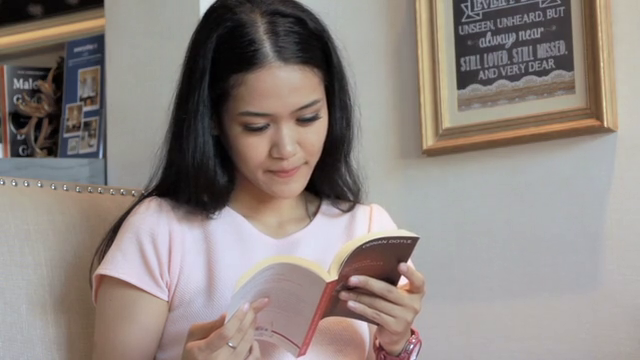
#> input picture frame 37 of eye_detection/eye_detection_in_video.mp4, 640 x 360 px, given in place of hsv.mp4, which was not available
$ python object_detection_with_HSV.py
#> lines starting #> are read from the running program, lines starting #| are printed output that depends on the picture; after the words box and inside, x2 and y2 are one past the last pixel; in counts of white or black regions, pixels touching at a corner belong together; pictures that were not available may be replaced by others from this repository, and a replacement may not be noted
# here we will write a code that will only follow the eraser in the video called hsv.mp4. The focus of the code we will write will be the eraser.
import cv2
import numpy as np

def nothing(x): # we do this just to avoid errors

    pass

cap = cv2.VideoCapture("C:\PycharmProjects\Opencv\HSV_ile_nesne_saptama\hsv.mp4")

cv2.namedWindow("Trackbar")

cv2.createTrackbar("LH", "Trackbar", 0, 179, nothing)
#> slider 'LH' is set to 35
cv2.createTrackbar("LS", "Trackbar", 0, 255, nothing)
#> slider 'LS' is set to 51
cv2.createTrackbar("LV", "Trackbar", 0, 255, nothing)
#> slider 'LV' is set to 51
# first we enter the sled name, then the window name, then the sled we entered will switch between values
cv2.createTrackbar("UH", "Trackbar", 0, 179, nothing)
#> slider 'UH' is set to 179
cv2.createTrackbar("US", "Trackbar", 0, 255, nothing)
#> slider 'US' is set to 255
cv2.createTrackbar("UV", "Trackbar", 0, 255, nothing)
#> slider 'UV' is set to 255

while 1:
    a, frame = cap.read()
#> frame is the input picture: shape (360, 640, 3); mean B, G, R 129.2, 133.8, 143.2
    frame = cv2.resize(frame, (500, 350))
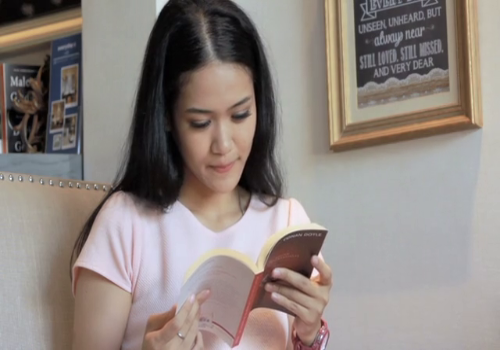
#> frame: shape (350, 500, 3); mean B, G, R 129.1, 133.7, 143.1
    hsv = cv2.cvtColor(frame, cv2.COLOR_BGR2HSV)
#> hsv: shape (350, 500, 3); mean H, S, V 57.8, 37.5, 145.1

    lh = cv2.getTrackbarPos("LH", "Trackbar") # we will do this in others to store the values of the above LH sled
    ls = cv2.getTrackbarPos("LS", "Trackbar")
    lv = cv2.getTrackbarPos("LV", "Trackbar")

    uh = cv2.getTrackbarPos("UH", "Trackbar")
    us = cv2.getTrackbarPos("US", "Trackbar")
    uv = cv2.getTrackbarPos("UV", "Trackbar")

    lower_blue = np.array([lh, ls, lv]) # We will keep the hsv values in them to apply a mask. we entered the lower values
    upper_blue = np.array([uh, us, uv])

    mask = cv2.inRange(hsv, lower_blue, upper_blue) # will make it apply when values change when we play with the sled here
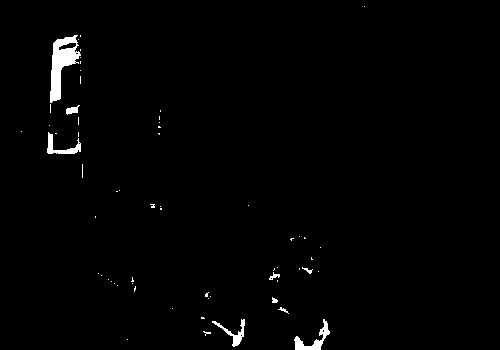
#> mask: shape (350, 500); 1.2% white; 62 white regions (53 under 20 px), largest, box (x1, y1, x2, y2) and area: (50, 35, 81, 103) 978, (294, 319, 330, 350) 336, (47, 132, 81, 154) 258
    bitwise = cv2.bitwise_and(frame, frame, mask=mask) # in the process we did, the output will be black and white, but we want to see the blue color in the video, we did it to see it

    cv2.imshow("frame", frame)
    cv2.imshow("mask", mask)
    cv2.imshow("bitwise", bitwise)

    if cv2.waitKey(20) & 0xFF == ord("q"):
#> (key q is pressed here)
        break

cap.release()
cv2.destroyAllWindows()

$ run again, starting later in the video
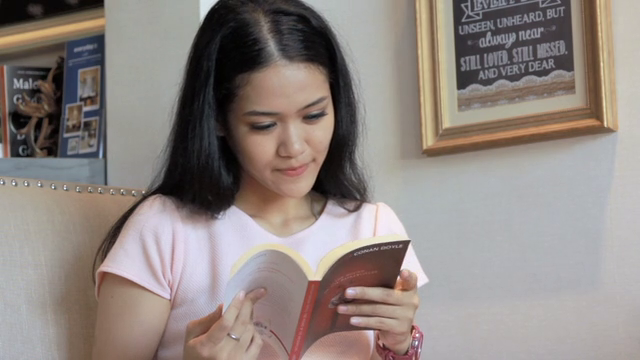
#> input picture frame 168 of eye_detection/eye_detection_in_video.mp4, 640 x 360 px, given in place of hsv.mp4, which was not available
#> frame is the input picture: shape (360, 640, 3); mean B, G, R 129.4, 133.7, 143.3
#> `frame = cv2.resize(frame, (500, 350))`:
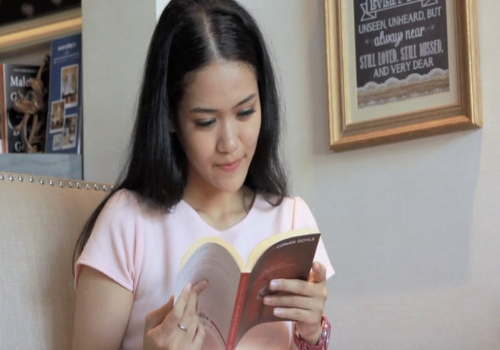
#> frame: shape (350, 500, 3); mean B, G, R 129.3, 133.6, 143.2
#> hsv: shape (350, 500, 3); mean H, S, V 59.6, 38.2, 145.4
#> `mask = cv2.inRange(hsv, lower_blue, upper_blue)`:
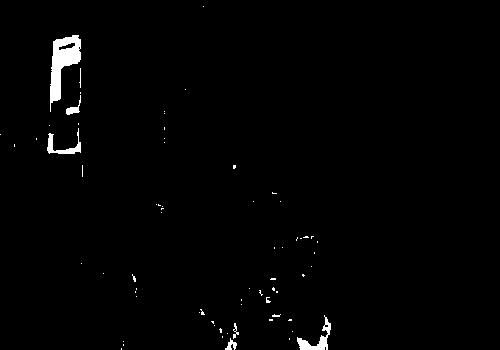
#> mask: shape (350, 500); 1.3% white; 69 white regions (62 under 20 px), largest, box (x1, y1, x2, y2) and area: (50, 35, 81, 112) 1097, (297, 315, 331, 350) 351, (47, 128, 81, 154) 264

$ run again, starting later in the video
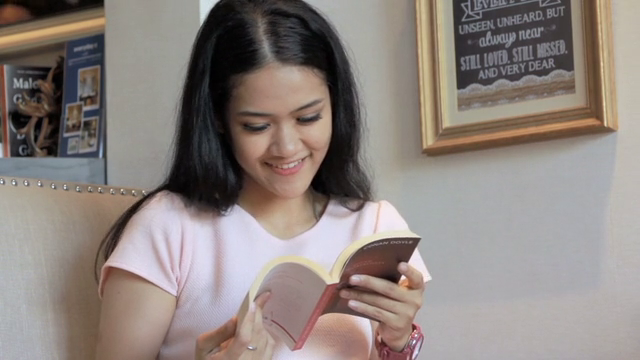
#> input picture frame 300 of eye_detection/eye_detection_in_video.mp4, 640 x 360 px, given in place of hsv.mp4, which was not available
#> frame is the input picture: shape (360, 640, 3); mean B, G, R 127, 131.6, 141.5
#> `frame = cv2.resize(frame, (500, 350))`:
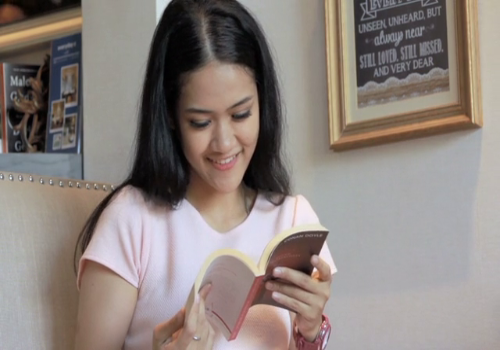
#> frame: shape (350, 500, 3); mean B, G, R 126.9, 131.5, 141.4
#> hsv: shape (350, 500, 3); mean H, S, V 56.3, 38.8, 143.3
#> `mask = cv2.inRange(hsv, lower_blue, upper_blue)`:
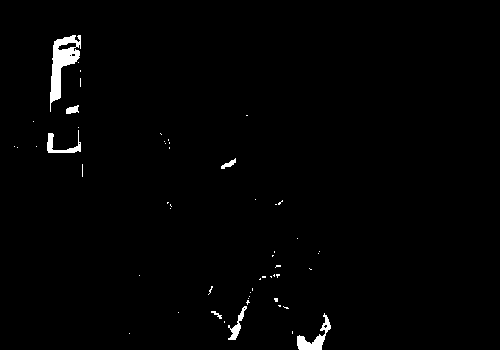
#> mask: shape (350, 500); 1.3% white; 55 white regions (48 under 20 px), largest, box (x1, y1, x2, y2) and area: (50, 35, 81, 112) 985, (297, 313, 331, 350) 410, (47, 130, 81, 153) 248
